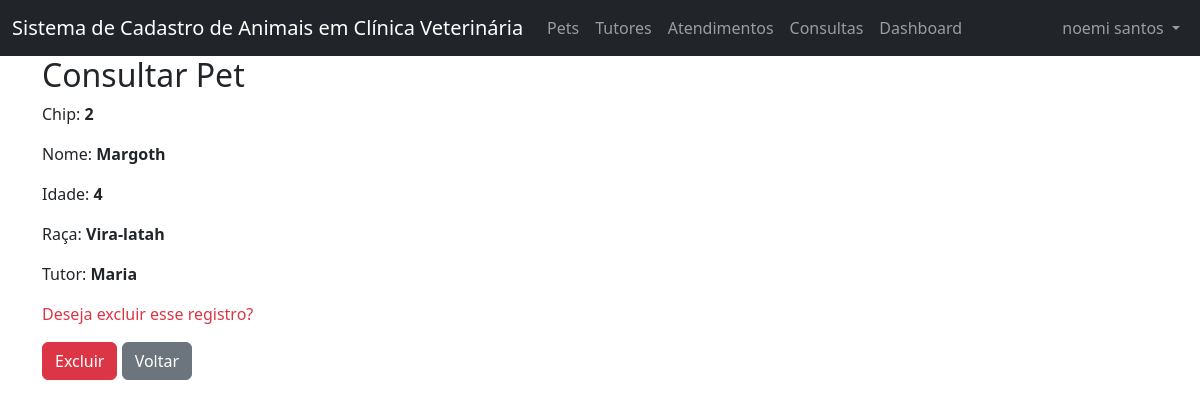
The page /projeto_p2/consultar_pets.php?chip=2 (signed in) on the database its author committed.
### tables this page shows
CREATE TABLE `pets` (
  `chip` int(11) NOT NULL,
  `nome_pet` varchar(45) DEFAULT NULL,
  `idade_pet` int(11) DEFAULT NULL,
  `raca_pet` varchar(45) DEFAULT NULL,
  `tutores_cpf` int(11) NOT NULL
);

CREATE TABLE `tutores` (
  `cpf` int(11) NOT NULL,
  `nome_tutor` varchar(45) DEFAULT NULL,
  `data_nascimento` date DEFAULT NULL,
  `telefone` int(11) DEFAULT NULL
);

### projeto_p2/consultar_pets.php (the view, shortened to what this page needs)
<?php
    require_once("cabecalho.php");
function consultaPet($chip){
    require("conexao.php");
    try{
        $sql = "SELECT p.*, t.nome_tutor FROM pets p INNER JOIN tutores t ON t.cpf = p.tutores_cpf WHERE p.chip = ?";
        $stmt = $pdo->prepare($sql);
        $stmt->execute([$chip]);
        $pet = $stmt->fetch(PDO::FETCH_ASSOC);
        if (!$pet){
            die("Erro ao consultar o registro!");
        } else{
            return $pet;
        }
    } catch(Exception $e){
        die("Erro ao consultar pet: " . $e->getMessage());
    }
}
if ($_SERVER['REQUEST_METHOD'] == "POST"){
    $chip = $_POST['chip'];
    excluirPet($chip);
} else {
    $pet = consultaPet($_GET['chip']);
}
?>
<h2>Consultar Pet</h2>
<form method="post">
    <div class="mb-3">
        <p>Chip: <b><?= $pet['chip'] ?></b></p>
    </div>
    <div class="mb-3">
        <p>Nome: <b><?= $pet['nome_pet'] ?></b></p>
    </div>
    <div class="mb-3">
        <p>Idade: <b><?= $pet['idade_pet'] ?></b></p>
    </div>
    <div class="mb-3">
        <p>Raça: <b><?= $pet['raca_pet'] ?></b></p>
    </div>
    <div class="mb-3">
        <p>Tutor: <b><?= $pet['nome_tutor'] ?></b></p>
    </div>
    <div class="mb-3">
        <p class="text-danger">Deseja excluir esse registro?</p>
        <button type="submit" class="btn btn-danger">Excluir</button>
        <a href="pets.php" class="btn btn-secondary">Voltar</a>
    </div>
</form>
<?php
require_once("rodape.php");
?>

### rows shown on the page
pets: chip "2", nome_pet "Margoth", idade_pet "4", raca_pet "Vira-latah", tutores_cpf.nome_tutor "Maria"

### other values the page prints
$_SESSION['usuario'] "noemi santos"
